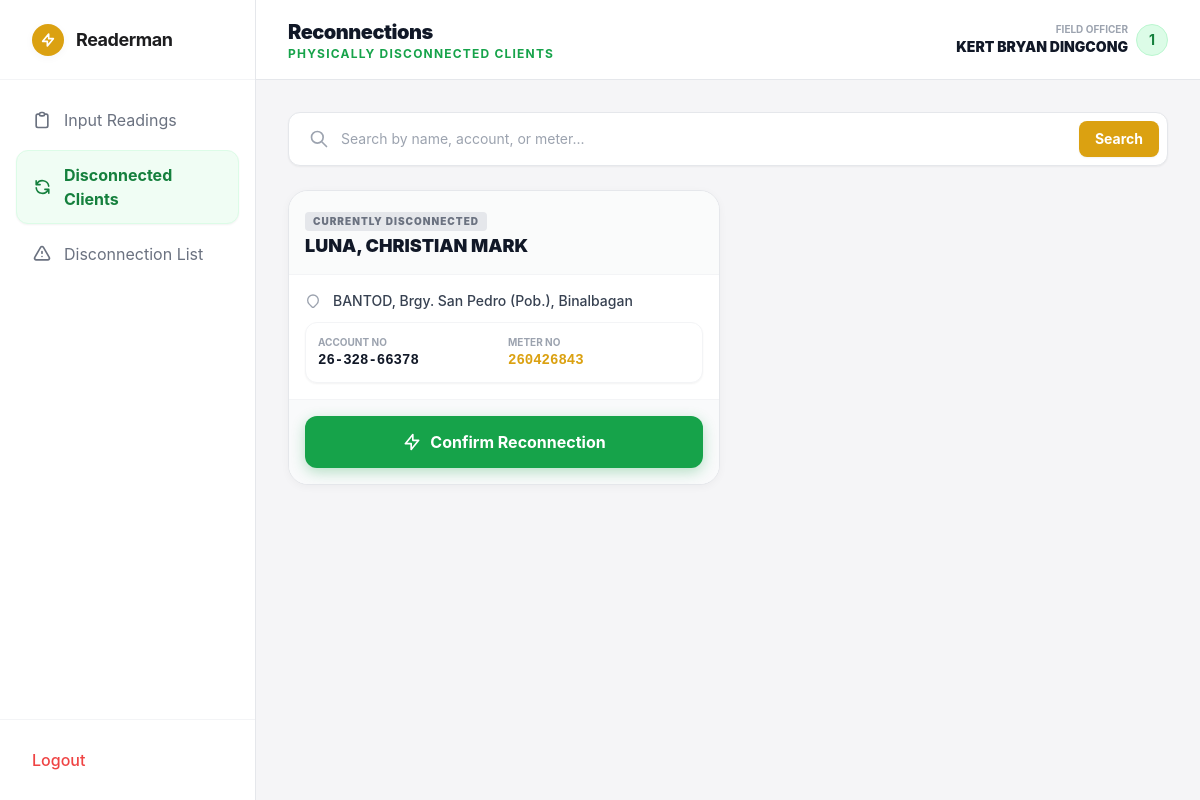
Page /readerman/reconnections.php (signed in) on the committed database.
### tables this page shows
CREATE TABLE `clients` (
  `client_id` int(11) NOT NULL,
  `account_no` varchar(20) NOT NULL,
  `id_number` varchar(10) NOT NULL,
  `password_hash` varchar(255) NOT NULL,
  `last_name` varchar(50) NOT NULL,
  `first_name` varchar(50) NOT NULL,
  `middle_name` varchar(50) DEFAULT NULL,
  `date_of_birth` date NOT NULL,
  `address` text NOT NULL,
  `contact_number` varchar(20) NOT NULL,
  `meter_no` varchar(50) NOT NULL,
  `consumer_type` enum('RESIDENTIAL','COMMERCIAL','INDUSTRIAL') DEFAULT 'RESIDENTIAL',
  `status` enum('Connected','Disconnected') DEFAULT 'Connected',
  `created_at` timestamp NOT NULL DEFAULT current_timestamp()
);

### readerman/reconnections.php (the view, shortened to what this page needs)
<?php
require_once '../db/dbcon.php';
try {
    $sql = "
        SELECT
            first_name,
            last_name,
            account_no,
            meter_no,
            address
        FROM clients
        WHERE status = 'Disconnected'
        ORDER BY last_name ASC
    ";
    $stmt = $pdo->query($sql);
    $reconnectionList = $stmt->fetchAll(PDO::FETCH_ASSOC);
} catch (PDOException $e) {
    error_log("Reconnection Query Error: " . $e->getMessage());
    $reconnectionList = [];
}
?>
<!DOCTYPE html>
<html lang="en">
<head>
    <script src="https://cdn.tailwindcss.com"></script>
</head>
<body class="bg-noceco-bg text-noceco-text flex flex-col h-screen overflow-hidden antialiased md:flex-row relative">
    <aside class="w-64 bg-white border-r border-gray-200 flex-col justify-between hidden md:flex z-20 shrink-0">
        <div>
            <div class="h-20 flex items-center px-8 border-b border-gray-100">
                <div class="w-8 h-8 rounded-full bg-noceco-mustard flex items-center justify-center mr-3 shadow-apple-sm">
                    <svg class="w-4 h-4 text-white" fill="none" stroke="currentColor" viewBox="0 0 24 24"><path stroke-linecap="round" stroke-linejoin="round" stroke-width="2.5" d="M13 10V3L4 14h7v7l9-11h-7z"></path></svg>
                </div>
                <span class="font-bold text-lg tracking-tight">Readerman</span>
            </div>
            <nav class="p-4 space-y-1.5">
                <a href="readerman.php" class="flex items-center px-4 py-3 text-gray-500 hover:bg-gray-50 rounded-xl transition-colors">
                    <svg class="w-5 h-5 mr-3" fill="none" stroke="currentColor" viewBox="0 0 24 24"><path stroke-linecap="round" stroke-linejoin="round" stroke-width="2" d="M9 5H7a2 2 0 00-2 2v12a2 2 0 002 2h10a2 2 0 002-2V7a2 2 0 00-2-2h-2M9 5a2 2 0 002 2h2a2 2 0 002-2M9 5a2 2 0 012-2h2a2 2 0 012 2"></path></svg>
                    Input Readings
                </a>
                <a href="reconnections.php" class="flex items-center px-4 py-3 bg-green-50 text-green-700 font-bold rounded-xl shadow-sm border border-green-100">
                    <svg class="w-5 h-5 mr-3" fill="none" stroke="currentColor" viewBox="0 0 24 24"><path stroke-linecap="round" stroke-linejoin="round" stroke-width="2" d="M4 4v5h.582m15.356 2A8.001 8.001 0 004.582 9m0 0H9m11 11v-5h-.581m0 0a8.003 8.003 0 01-15.357-2m15.357 2H15"></path></svg>
                    Disconnected Clients
                </a>
                <a href="disconnected.php" class="flex items-center px-4 py-3 text-gray-500 hover:bg-gray-50 rounded-xl transition-colors">
                    <svg class="w-5 h-5 mr-3" fill="none" stroke="currentColor" viewBox="0 0 24 24"><path stroke-linecap="round" stroke-linejoin="round" stroke-width="2" d="M12 9v2m0 4h.01m-6.938 4h13.856c1.54 0 2.502-1.667 1.732-3L13.732 4c-.77-1.333-2.694-1.333-3.464 0L3.34 16c-.77 1.333.192 3 1.732 3z"></path></svg>
                    Disconnection List
                </a>
            </nav>
        </div>
        <div class="p-4 border-t border-gray-100">
            <a href="../logout.php" class="flex items-center px-4 py-3 text-red-500 hover:bg-red-50 rounded-xl transition-colors font-medium">Logout</a>
        </div>
    </aside>
    <div class="flex-1 flex flex-col h-screen overflow-hidden relative">
        <header class="h-16 md:h-20 bg-white border-b border-gray-200 flex items-center justify-between px-4 lg:px-8 shrink-0 z-10 sticky top-0 shadow-sm md:shadow-none">
            <div class="flex items-center gap-3">
                <div>
                    <h2 class="text-lg md:text-xl font-black tracking-tight text-gray-900">Reconnections</h2>
                    <p class="text-[10px] md:text-xs text-green-600 font-bold uppercase tracking-widest hidden sm:block">Physically Disconnected Clients</p>
                </div>
            </div>
            <div class="flex items-center gap-2">
                <div class="text-right hidden sm:block">
                    <p class="text-[10px] font-bold text-gray-400 uppercase">Field Officer</p>
                    <p class="text-sm font-black text-gray-900"><?php echo htmlspecialchars($_SESSION['full_name'] ?? 'Meter Reader'); ?></p>
                </div>
                <div class="h-8 w-8 rounded-full bg-green-100 text-green-700 flex items-center justify-center font-bold text-sm border border-green-200">
                    <?php echo count($reconnectionList); ?>
                </div>
            </div>
        </header>
        <main class="flex-1 overflow-y-auto p-4 lg:p-8 custom-scrollbar pb-24 md:pb-8">
            <div class="max-w-4xl mx-auto">
                <?php if (empty($reconnectionList)): ?>
                    <div class="bg-white rounded-[24px] shadow-apple p-10 text-center border border-gray-100 mt-10">
                        <div class="inline-flex items-center justify-center w-16 h-16 rounded-full bg-blue-50 mb-4">
                            <svg class="w-8 h-8 text-blue-500" fill="none" stroke="currentColor" viewBox="0 0 24 24"><path stroke-linecap="round" stroke-linejoin="round" stroke-width="2" d="M5 13l4 4L19 7"></path></svg>
                        </div>
                        <p class="text-gray-900 font-black text-xl mb-1">No Reconnections Pending</p>
                        <p class="text-gray-500 text-sm">All disconnected clients have been processed.</p>
                        <a href="dashboard.php" class="mt-6 inline-block bg-noceco-mustard text-white px-6 py-3 rounded-full font-bold text-sm">Return to Readings</a>
                    </div>
                <?php else: ?>
                    <div class="bg-white p-2 rounded-xl shadow-sm border border-gray-200 mb-6 flex items-center sticky top-0 z-20">
                        <svg id="searchIcon" class="w-5 h-5 text-gray-400 ml-3 shrink-0" fill="none" stroke="currentColor" viewBox="0 0 24 24"><path stroke-linecap="round" stroke-linejoin="round" stroke-width="2" d="M21 21l-6-6m2-5a7 7 0 11-14 0 7 7 0 0114 0z"></path></svg>
                        <input type="text" id="domSearchInput" placeholder="Search by name, account, or meter..."
                               class="w-full px-3 py-2 text-sm bg-transparent border-none focus:ring-0 outline-none">
                        <button type="button" id="searchBtn" class="bg-noceco-mustard hover:bg-yellow-600 text-white font-bold py-2 px-4 rounded-lg text-sm transition-colors shrink-0 shadow-sm ml-2">
                            Search
                        </button>
                    </div>
                    <div class="grid grid-cols-1 md:grid-cols-2 gap-4" id="clientGrid">
                        <?php foreach ($reconnectionList as $client): ?>
                            <div class="client-card bg-white rounded-[20px] shadow-apple-sm border border-gray-200 overflow-hidden flex flex-col">
                                <div class="bg-gray-50/80 p-4 border-b border-gray-100 flex justify-between items-start">
                                    <div>
                                        <p class="text-[10px] font-black text-gray-500 uppercase tracking-widest mb-1 bg-gray-200 px-2 py-0.5 rounded inline-block">
                                            Currently Disconnected
                                        </p>
                                        <h3 class="font-black text-lg text-gray-900 leading-tight">
                                            <?php echo htmlspecialchars($client['last_name'] . ', ' . $client['first_name']); ?>
                                        </h3>
                                    </div>
                                </div>
                                <div class="p-4 flex-1 space-y-3">
                                    <div class="flex items-start gap-3">
                                        <svg class="w-4 h-4 text-gray-400 mt-0.5 shrink-0" fill="none" stroke="currentColor" viewBox="0 0 24 24"><path stroke-linecap="round" stroke-linejoin="round" stroke-width="2" d="M17.657 16.657L13.414 20.9a1.998 1.998 0 01-2.827 0l-4.244-4.243a8 8 0 1111.314 0z"></path></svg>
                                        <p class="text-sm font-medium text-gray-700 leading-snug"><?php echo htmlspecialchars($client['address']); ?></p>
                                    </div>
                                    <div class="bg-white rounded-xl p-3 grid grid-cols-2 gap-2 border border-gray-100 shadow-sm">
                                        <div>
                                            <p class="text-[10px] font-bold text-gray-400 uppercase">Account No</p>
                                            <p class="text-sm font-mono font-bold text-gray-900"><?php echo htmlspecialchars($client['account_no']); ?></p>
                                        </div>
                                        <div>
                                            <p class="text-[10px] font-bold text-gray-400 uppercase">Meter No</p>
                                            <p class="text-sm font-mono font-bold text-noceco-mustard"><?php echo htmlspecialchars($client['meter_no']); ?></p>
                                        </div>
                                    </div>
                                </div>
                                <div class="p-4 border-t border-gray-100 bg-gray-50">
                                    <form id="form_<?php echo htmlspecialchars($client['account_no']); ?>" action="reconnections.php" method="POST" class="w-full">
                                        <button type="button" onclick="openConfirmModal('<?php echo htmlspecialchars($client['meter_no']); ?>', 'form_<?php echo htmlspecialchars($client['account_no']); ?>')"
                                                class="w-full bg-green-600 hover:bg-green-700 text-white font-bold py-3.5 rounded-xl shadow-[0_4px_14px_rgba(22,163,74,0.3)] transition-all flex items-center justify-center gap-2 active:scale-95">
                                            <svg class="w-5 h-5" fill="none" stroke="currentColor" viewBox="0 0 24 24"><path stroke-linecap="round" stroke-linejoin="round" stroke-width="2" d="M13 10V3L4 14h7v7l9-11h-7z"></path></svg>
                                            Confirm Reconnection
                                        </button>
                                    </form>
                                </div>
                            </div>
                        <?php endforeach; ?>
                    </div>
                <?php endif; ?>
            </div>
        </main>
    </div>
</body>
</html>

### readerman/reconnections.php (style rules this page uses)
body { -webkit-tap-highlight-color: transparent; }

### rows in the picture
clients: last_name+first_name "LUNA, CHRISTIAN MARK", address "BANTOD, Brgy. San Pedro (Pob.), Binalbagan", account_no "26-328-66378", meter_no "260426843"

### other values in the picture
$_SESSION['full_name'] "KERT BRYAN DINGCONG"
count($reconnectionList) "1"
